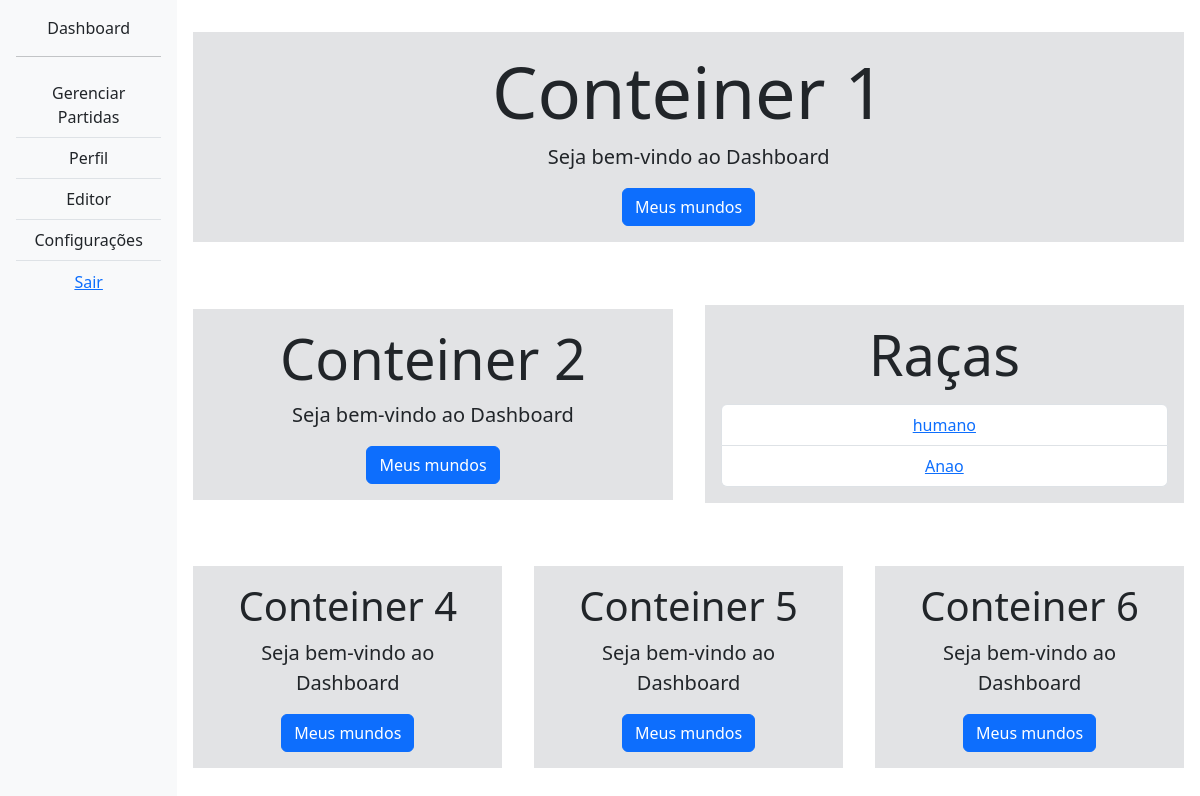
Page /dashboard/ (signed in) on the earlier database version.
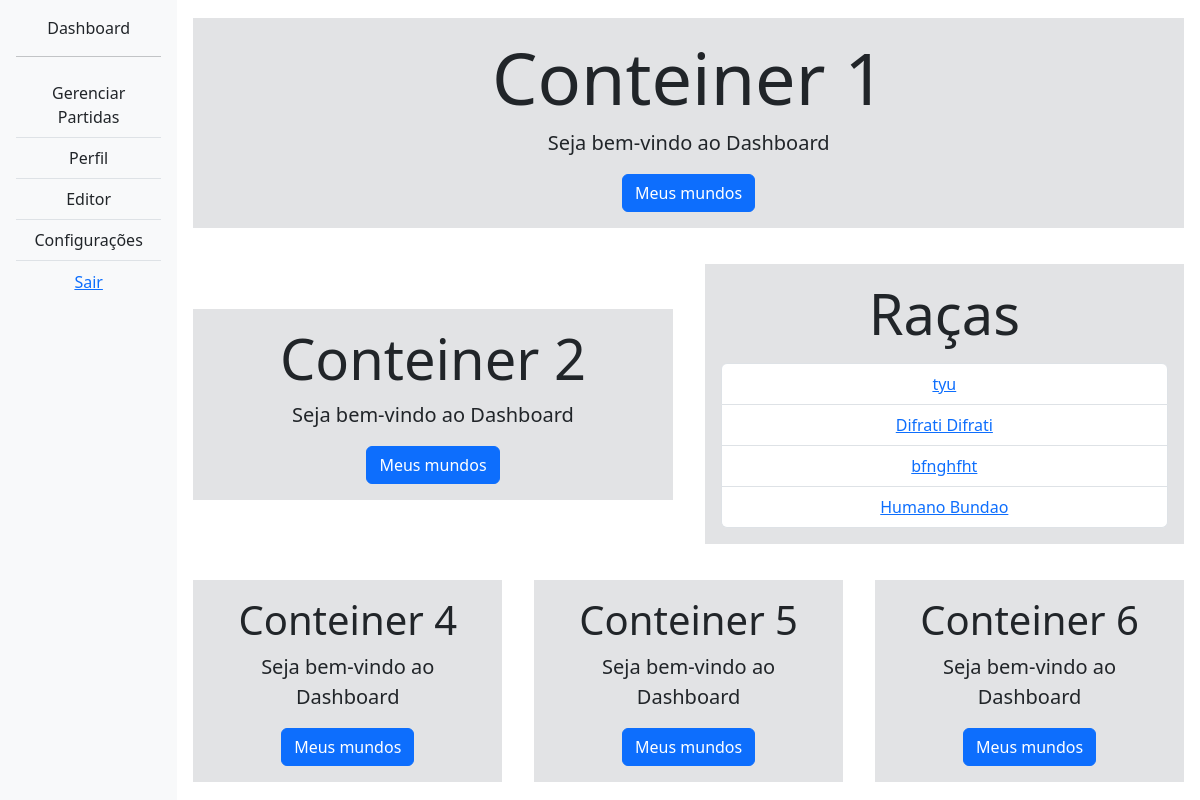
Same page on the later database version.
### front/models.py (models this page shows, shortened)
class Raca(models.Model):
    nome = models.CharField(max_length=100)
    descricao = models.TextField()
    atributos = models.CharField(max_length=255)  # Por exemplo, 'Força: 10, Destreza: 8, etc.'
    habilidades = models.CharField(max_length=255)  # Por exemplo, 'Visão no Escuro, Resistência a Veneno, etc.'
    logica_de_criacao = models.TextField()  # Define um valor padrão
    autor = models.ForeignKey(User, on_delete=models.CASCADE)  # Relaciona com o usuário que criou a raça
    versao = models.CharField(max_length=10, default='1.0')  # Versão inicial

### front/views.py (the view)
# urls.py: path('dashboard/', views.dashboard_home, name='dashboard_home'),
@login_required
def dashboard_home(request):
    racas = Raca.objects.all()
    context = {
        'racas': racas
    }
    return render(request, 'dashboard/home.html', context)

### front/templates/dashboard/home.html (shortened to what this page needs)
{% extends 'dashboard/base.html' %}
{% block content %}
    <div class="text-center align-content-center col-md-12">
        <div class="bg-secondary-subtle m-1 p-3">
            <h1 class="display-2">Conteiner 1</h1>
            <p class="lead">Seja bem-vindo ao Dashboard</p>
            <a href="#" class="btn btn-primary">Meus mundos</a>
        </div>
    </div>
    <div class="text-center align-content-center col-md-6">
        <div class="bg-secondary-subtle m-1 p-3">
            <h1 class="display-4">Conteiner 2</h1>
            <p class="lead">Seja bem-vindo ao Dashboard</p>
            <a href="#" class="btn btn-primary">Meus mundos</a>
        </div>
    </div>
    <div class="text-center align-content-center col-md-6">
        <div class="bg-secondary-subtle m-1 p-3">
            <h1 class="display-4">Raças</h1>
            <div class="mt-3">
                {% if racas %}
                    <ul class="list-group">
                        {% for raca in racas %}
                            <li class="list-group-item">
                                <a href="{% url 'detalhes_raca' raca.id %}">{{ raca.nome }}</a>
                            </li>
                        {% endfor %}
                    </ul>
                {% else %}
                    <p>Nenhuma raça criada ainda.</p>
                {% endif %}
            </div>
        </div>
    </div>
    <div class="text-center align-content-center col-md-4">
        <div class="bg-secondary-subtle m-1 p-3">
            <h1 class="display-6">Conteiner 4</h1>
            <p class="lead">Seja bem-vindo ao Dashboard</p>
            <a href="#" class="btn btn-primary">Meus mundos</a>
        </div>
    </div>
    <div class="text-center align-content-center col-md-4">
        <div class="bg-secondary-subtle m-1 p-3">
            <h1 class="display-6">Conteiner 5</h1>
            <p class="lead">Seja bem-vindo ao Dashboard</p>
            <a href="#" class="btn btn-primary">Meus mundos</a>
        </div>
    </div>
    <div class="text-center align-content-center col-md-4">
        <div class="bg-secondary-subtle m-1 p-3">
            <h1 class="display-6">Conteiner 6</h1>
            <p class="lead">Seja bem-vindo ao Dashboard</p>
            <a href="#" class="btn btn-primary">Meus mundos</a>
        </div>
    </div>
{% endblock %}

### front/templates/dashboard/base.html (shortened to what this page needs)
<!DOCTYPE html>
<html lang="pt-br">
<head>
    {% load static %}
    <link href="https://cdn.jsdelivr.net/npm/bootstrap@5/dist/css/bootstrap.min.css" rel="stylesheet">
</head>
<body>
    <div class=" d-flex" id="wrapper">
        {% include 'dashboard/components/navbar.html' %}
        <div id="page-content-wrapper" class="container-fluid ">
            <div class="row align-content-around justify-content-around imagem" style="height: 100vh;">
                {% block content %}{% endblock %}
            </div>
        </div>
    </div>
</body>
</html>

### front/templates/dashboard/components/navbar.html (shortened to what this page needs)
<header class="bg-light border-right text-center p-3" id="sidebar-wrapper">
    <div class="sidebar-heading"><a href="{% url 'dashboard_home' %}" class="list-group-item">Dashboard</a></div>
    <hr>
    <div class="list-group list-group-flush">
        <a href="{% url 'manage_games' %}" class="list-group-item list-group-item-action bg-light">Gerenciar Partidas</a>
        <a href="{% url 'profile' %}" class="list-group-item list-group-item-action bg-light">Perfil</a>
            <a href="#editorSubmenu" class="list-group-item list-group-item-action bg-light" data-bs-toggle="collapse" aria-expanded="false">
                Editor
            </a>
        <a href="{% url 'settings' %}" class="list-group-item list-group-item-action bg-light">Configurações</a>
        <form action="{% url 'logout' %}" method="post" class="list-group-item list-group-item-action bg-light">
            <button type="submit" class="btn btn-link p-0 m-0 align-baseline">Sair</button>
        </form>
    </div>
</header>

Differences in the rows shown:
removed Raca: nome "humano"
removed Raca: nome "Anao"
added Raca: nome "tyu"
added Raca: nome "Difrati Difrati"
added Raca: nome "bfnghfht"
added Raca: nome "Humano Bundao"
